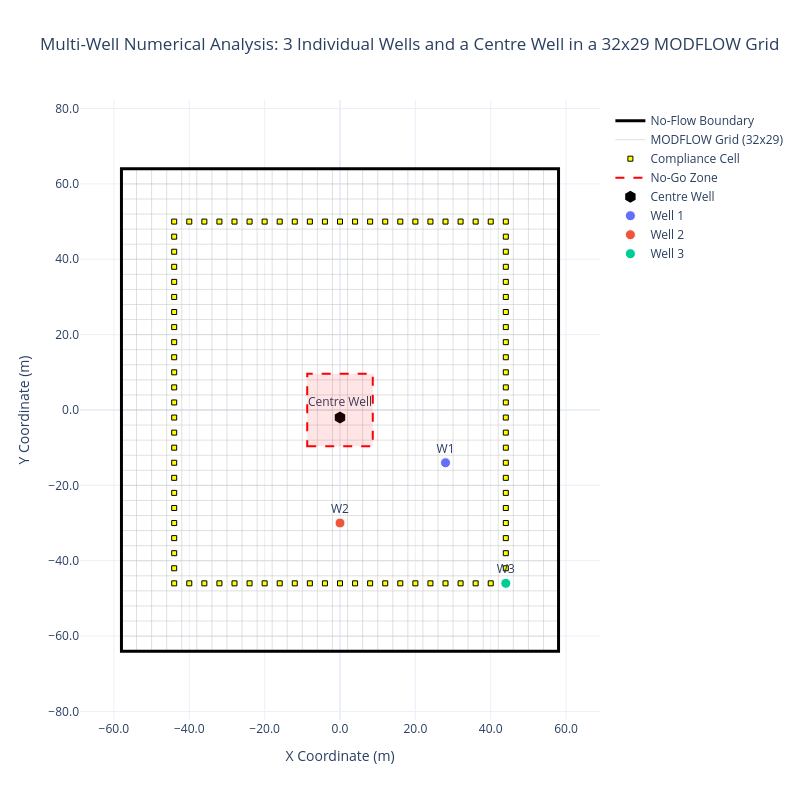

Notebook source saved alongside this figure:
### Code cell
# generate grid lines for plotting
x_edges = np.linspace(-lx/2, lx/2, ncol + 1)
y_edges = np.linspace(-ly/2, ly/2, nrow + 1)

grid_x, grid_y = [], []
for x in x_edges:
    grid_x.extend([float(x), float(x), None])
    grid_y.extend([float(y_edges[0]), float(y_edges[-1]), None])
for y in y_edges:
    grid_x.extend([float(x_edges[0]), float(x_edges[-1]), None])
    grid_y.extend([float(y), float(y), None])

fig = go.Figure()

# plot domain boundary
fig.add_shape(type="rect", x0=-lx/2, y0=-ly/2, x1=lx/2, y1=ly/2, 
              line=dict(color="black"), opacity=0.1)

# plot boundary conditions
fig.add_shape(
    type="rect", x0=-lx/2, y0=-ly/2, x1=lx/2, y1=ly/2,
    line=dict(color="black", width=3),
    fillcolor="rgba(0,0,0,0)",
)

fig.add_trace(go.Scatter(
    x=[None], y=[None], mode='lines',
    line=dict(color='black', width=3),
    name="No-Flow Boundary"
))

# plot grid lines
fig.add_trace(go.Scatter(x=grid_x, y=grid_y, mode='lines', 
                         line=dict(color='silver', width=0.5), 
                         name=f"MODFLOW Grid ({nrow}x{ncol})", hoverinfo='skip'))

# plot compliance cells
cp_x = [xc[r, c] for r, c in cp_cells]
cp_y = [yc[r, c] for r, c in cp_cells]
fig.add_trace(go.Scatter(
    x=cp_x, y=cp_y, mode='markers',
    marker=dict(color='yellow', size=5, symbol='square', line=dict(width=1, color='black')),
    name="Compliance Cell"
))

# plot the no-go zone
fig.add_shape(
    type="rect", x0=-nogo_hw, y0=-nogo_hh, x1=nogo_hw, y1=nogo_hh,
    line=dict(color="red", width=2, dash='dash'),
    fillcolor="rgba(255,0,0,0.1)",
    name="No-Go Zone"
)

fig.add_trace(go.Scatter(
    x=[None], y=[None], mode='lines',
    line=dict(color='red', width=2, dash='dash'),
    name="No-Go Zone"
))

# plot the centre well
fig.add_trace(go.Scatter(
    x=[centre_well_x], y=[centre_well_y], mode='markers+text', 
    text=["Centre Well"], textposition="top center",
    marker=dict(color='black', size=12, symbol='hexagon'), 
    name="Centre Well"
))

# plot the random wells
colours = ['#636EFA', '#EF553B', '#00CC96', '#AB63FA', '#FFA15A', '#19D3F3']
for i, w in enumerate(wells):
    color = colours[i % len(colours)]
    fig.add_trace(go.Scatter(
        x=[xc[w['r'], w['c']]], y=[yc[w['r'], w['c']]], mode='markers+text', 
        text=[f"W{i+1}"], textposition="top center",
        marker=dict(color=color, size=10, line=dict(width=1, color='white')), 
        name=f"Well {i+1}"
    ))

# pretty up the layout
plot_limit = max(lx, ly) / 2 + 5
fig.update_layout(
    title=f"Multi-Well Numerical Analysis: {n_wells} Individual Wells and a Centre Well in a {nrow}x{ncol} MODFLOW Grid",
    xaxis=dict(title="X Coordinate (m)", range=[-plot_limit, plot_limit], tickformat=".1f"),
    yaxis=dict(title="Y Coordinate (m)", range=[-plot_limit, plot_limit], tickformat=".1f",
               scaleanchor="x", scaleratio=1),
    template="plotly_white", width=800, height=800,
    legend=dict(yanchor="top", y=0.99, xanchor="left", x=1.02)
)

fig.show()

### Figure 1 — Plotly figure (JSON) as saved in the notebook; plotly's stock layout.template omitted (floating-point values rounded to 4 significant figures; data arrays with more than 128 entries replaced by an {"elided": "..."} marker saying what was removed)
{"data": [{"line": {"color": "black", "width": 3}, "mode": "lines", "name": "No-Flow Boundary", "type": "scatter", "x": [null], "y": [null]}, {"hoverinfo": "skip", "line": {"color": "silver", "width": 0.5}, "mode": "lines", "name": "MODFLOW Grid (32x29)", "type": "scatter", "x": {"elided": "189 int values"}, "y": {"elided": "189 int values"}}, {"marker": {"color": "yellow", "line": {"color": "black", "width": 1}, "size": 5, "symbol": "square"}, "mode": "markers", "name": "Compliance Cell", "type": "scatter", "x": [-44, -44, -40, -40, -36, -36, -32, -32, -28, -28, -24, -24, -20, -20, -16, -16, -12, -12, -8, -8, -4, -4, 0, 0, 4, 4, 8, 8, 12, 12, 16, 16, 20, 20, 24, 24, 28, 28, 32, 32, 36, 36, 40, 40, 44, 44, -44, 44, -44, 44, -44, 44, -44, 44, -44, 44, -44, 44, -44, 44, -44, 44, -44, 44, -44, 44, -44, 44, -44, 44, -44, 44, -44, 44, -44, 44, -44, 44, -44, 44, -44, 44, -44, 44, -44, 44, -44, 44, -44, 44, -44, 44], "y": [50, -46, 50, -46, 50, -46, 50, -46, 50, -46, 50, -46, 50, -46, 50, -46, 50, -46, 50, -46, 50, -46, 50, -46, 50, -46, 50, -46, 50, -46, 50, -46, 50, -46, 50, -46, 50, -46, 50, -46, 50, -46, 50, -46, 50, -46, 46, 46, 42, 42, 38, 38, 34, 34, 30, 30, 26, 26, 22, 22, 18, 18, 14, 14, 10, 10, 6, 6, 2, 2, -2, -2, -6, -6, -10, -10, -14, -14, -18, -18, -22, -22, -26, -26, -30, -30, -34, -34, -38, -38, -42, -42]}, {"line": {"color": "red", "dash": "dash", "width": 2}, "mode": "lines", "name": "No-Go Zone", "type": "scatter", "x": [null], "y": [null]}, {"marker": {"color": "black", "size": 12, "symbol": "hexagon"}, "mode": "markers+text", "name": "Centre Well", "text": ["Centre Well"], "textposition": "top center", "type": "scatter", "x": [0], "y": [-2]}, {"marker": {"color": "#636EFA", "line": {"color": "white", "width": 1}, "size": 10}, "mode": "markers+text", "name": "Well 1", "text": ["W1"], "textposition": "top center", "type": "scatter", "x": [28], "y": [-14]}, {"marker": {"color": "#EF553B", "line": {"color": "white", "width": 1}, "size": 10}, "mode": "markers+text", "name": "Well 2", "text": ["W2"], "textposition": "top center", "type": "scatter", "x": [0], "y": [-30]}, {"marker": {"color": "#00CC96", "line": {"color": "white", "width": 1}, "size": 10}, "mode": "markers+text", "name": "Well 3", "text": ["W3"], "textposition": "top center", "type": "scatter", "x": [44], "y": [-46]}], "layout": {"height": 800, "legend": {"x": 1.02, "xanchor": "left", "y": 0.99, "yanchor": "top"}, "shapes": [{"line": {"color": "black"}, "opacity": 0.1, "type": "rect", "x0": -58, "x1": 58, "y0": -64, "y1": 64}, {"fillcolor": "rgba(0,0,0,0)", "line": {"color": "black", "width": 3}, "type": "rect", "x0": -58, "x1": 58, "y0": -64, "y1": 64}, {"fillcolor": "rgba(255,0,0,0.1)", "line": {"color": "red", "dash": "dash", "width": 2}, "name": "No-Go Zone", "type": "rect", "x0": -8.7, "x1": 8.7, "y0": -9.6, "y1": 9.6}], "title": {"text": "Multi-Well Numerical Analysis: 3 Individual Wells and a Centre Well in a 32x29 MODFLOW Grid"}, "width": 800, "xaxis": {"range": [-69, 69], "tickformat": ".1f", "title": {"text": "X Coordinate (m)"}}, "yaxis": {"range": [-69, 69], "scaleanchor": "x", "scaleratio": 1, "tickformat": ".1f", "title": {"text": "Y Coordinate (m)"}}}}
